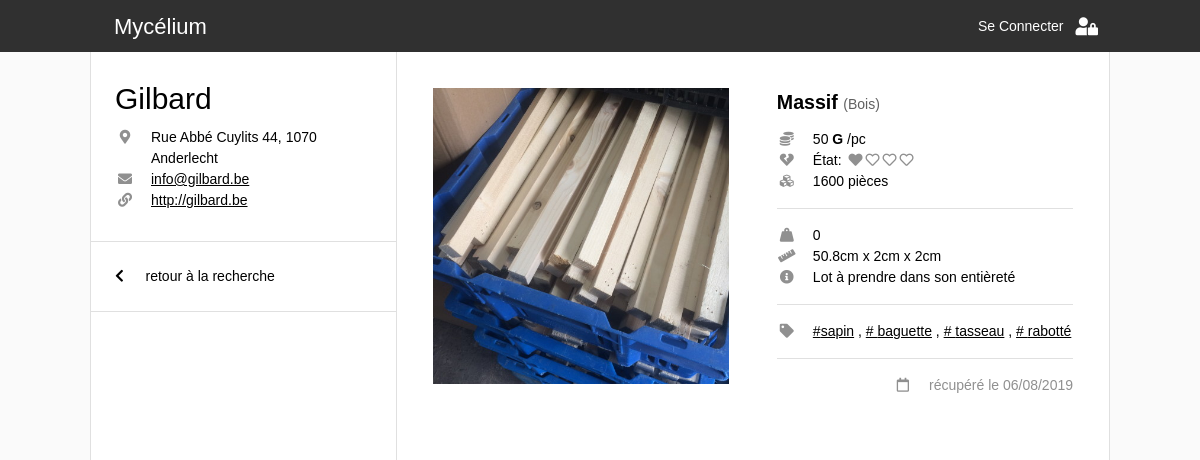
/item_page.php?r=gilbard&id=2, run on an earlier commit of the app's database.
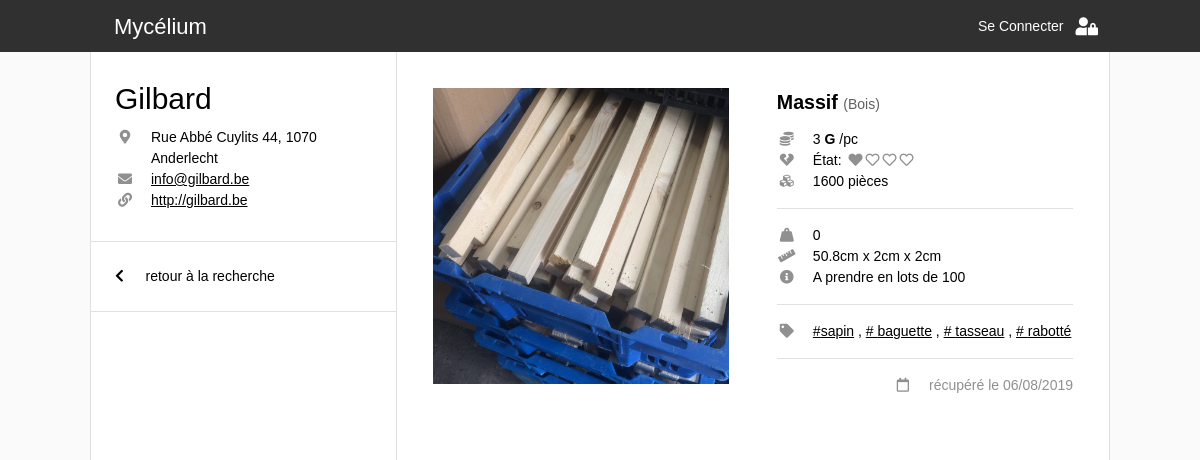
And on a later commit of the database.
### tables this page shows
CREATE TABLE `gilbard_catalogue` (
  `ID` int(11) NOT NULL,
  `ID_categorie` int(11) NOT NULL,
  `ID_souscategorie` int(11) NOT NULL,
  `pieces` int(11) NOT NULL,
  `dimensions` varchar(255) NOT NULL,
  `etat` int(11) NOT NULL,
  `tags` text NOT NULL,
  `remarques` text NOT NULL,
  `date_ajout` datetime NOT NULL DEFAULT CURRENT_TIMESTAMP,
  `poids` float NOT NULL,
  `prix` float NOT NULL,
  `localisation` varchar(255) NOT NULL
);

CREATE TABLE `_global_souscategories` (
  `ID` int(11) NOT NULL,
  `nom` varchar(255) NOT NULL,
  `ID_categorie` int(11) NOT NULL,
  `unite` varchar(255) NOT NULL,
  `prix` float NOT NULL
);

CREATE TABLE `_global_categories` (
  `ID` int(11) NOT NULL,
  `nom` varchar(255) NOT NULL,
  `score` int(11) NOT NULL
);

### connection_db.php (called while the page is built, shortened)
<?php
  function link_construct($params, $web_page = 1){
    $getURL = $web_page . '?' . http_build_query(array_merge($_GET, $params));
    return $getURL;
  }
?>

### item_page.php (the view, shortened to what the changed rows need)
<!DOCTYPE html>
<html lang="en">
<head>
  <link rel="stylesheet" href="css/w3.css">
  <link rel="stylesheet" href="https://use.fontawesome.com/releases/v5.7.0/css/all.css">
  <link rel="stylesheet" href="https://indestructibletype.com/fonts/Jost.css" type="text/css" charset="utf-8" />
  <link rel="stylesheet" href="css/main.css">
  <link rel="stylesheet" href="css/header.css">
  <link rel="stylesheet" href="css/menu.css">
  <link rel="stylesheet" href="css/item.css">
  <link rel="stylesheet" href="css/add_form.css">
</head>
<body>
  <?php
  include('connection_db.php')
  ?>
  <?php
    $req = $bdd->prepare(' SELECT pseudo FROM _global_recuperatheques ');
    $req->execute();
    $recuperatheques = array();
    while($item = $req->fetch()){
      array_push($recuperatheques,$item['pseudo']);
    }
    if (isset($_GET['r']) && in_array($_GET['r'], $recuperatheques)){
      $recuperatheque = htmlspecialchars($_GET['r']);
      $recuperatheque_catalogue = htmlspecialchars($_GET['r']) . '_catalogue';
    } else{
      $recuperatheque = null;
    }
  ?>
  <?php
    if (isset($_GET['id'])){
      $id = htmlspecialchars($_GET['id']);
    } else{
      $id = 0;
    }
  ?>
  <div class="quasi-fullwidth space-header two-side-flex">
      <div class="flex-third">
        <?php
          if($recuperatheque){
            $req = $bdd->prepare(' SELECT * FROM _global_recuperatheques WHERE pseudo = :recuperatheque ');
            $req->bindValue(':recuperatheque', $recuperatheque , PDO::PARAM_STR);
            $req->execute();
            $recup_info = $req->fetch();
            include("recuperatheque_info.php");
        ?>
      </div>
    <div class="flex-half">
      <div class="item-single-container">
        <?php
          $req = $bdd->prepare('  SELECT
                                  c.ID AS ID_item, c.ID_categorie, c.ID_souscategorie, c.pieces AS pieces, c.dimensions AS dimensions, c.etat AS etat, c.tags AS tags, c.prix AS prix, c.poids AS poids, c.remarques AS remarques, c.localisation AS localisation,
                                  c.date_ajout AS date_ajout, DATE_FORMAT(c.date_ajout, \'%d/%m/%Y\') AS date_ajout_fr,
                                  cat.ID, cat.nom AS categorie,
                                  sscat.ID AS sscatID, sscat.ID_categorie, sscat.unite AS unitesscat, sscat.prix AS prixsscat, sscat.nom AS sous_categorie
                                  FROM ' . $recuperatheque_catalogue . ' c
                                  INNER JOIN _global_categories cat ON c.ID_categorie=cat.ID
                                  INNER JOIN _global_souscategories sscat ON c.ID_souscategorie=sscat.ID
                                  WHERE c.id=:id');
          $req->bindValue(':id', $id, PDO::PARAM_INT);
          $req->execute();
        ?>
        <?php
          if ($req->rowCount() > 0) {
            $item = $req->fetch();
            include('item.php'); ?>
            <?php
          }
          else{
            echo '<h3 class="erreur"> Cet objet n\'existe pas </h3>';
            $item=0;
          }
        ?>
      </div>
      <?php
      }
      else {
        echo '<h3 class="erreur"> Pas de récupérathèque valide </h3>';
      }
      ?>
    </div>
  </div>
</body>
</html>

### item.php (shortened to what the changed rows need)
<?php
  $prix = $item['prix'];
  $piece = "1 pièce";
  if ($item['pieces']>1){
    $piece = $item['pieces'] . " pièces";
  }
  $tags = explode(", ",$item['tags']);
  if ($item['dimensions']==''){
    $dimensions='non-disponibles';
  }
  else{
    $dimensions=$item['dimensions'];
  }
  if ($item['remarques']==''){
    $remarques='pas de remarques';
  }
  else{
    $remarques=$item['remarques'];
  }
?>
<div class='item'>
  <div class="photo-container">
      <?php
        $image_url = 'photos/' . $recuperatheque . '/' . $item['ID_item'] . '.jpg';
      ?>
      <img class="item-photo" src=<?php echo $image_url; ?> />
  </div>
  <div class="text-container">
    <div class='categorie-container'>
      <?php
      if ($item['sous_categorie']!='Autre'){
        ?>
        <span class="souscat"> <?php echo $item['sous_categorie']; ?> </span>
        <span class="cat"> (<?php echo $item['categorie']; ?>) </span>
      <?php
      }
      else{
        ?>
        <span class="souscat"> <?php echo $item['categorie']; ?> </span>
      <?php
      }
      ?>
    </div>
    <div class="info-container separateur">
      <div class="info-line">
        <i class='fas fa-coins info-icon'></i>
        <div class="info-text"><?php echo $prix; ?> <b><?php echo $recup_info['monnaie'];; ?></b> /pc </div>
      </div>
      <div class="info-line">
        <i class='fas fa-heart-broken info-icon'></i>
        <div class="info-text"> État:
          <span class='etat-icon-container'>
          <?php
          for($n = 0; $n < 4; $n++){
            if($item['etat'] > $n){
              echo '<i class="fas fa-heart"></i>' ;
            } else{
              echo '<i class="far fa-heart"></i>' ;
            }
          }
          ?>
          </span>
        </div>
      </div>
      <div class="info-line">
        <i class='fas fa-cubes info-icon'></i>
        <div class="info-text"><?php echo $piece; ?></div>
      </div>
    </div>
    <div class="info-plus-container separateur">
      <?php
        if ($item['unitesscat']=='kg'){ ?>
          <div class="info-line">
            <i class='fas fa-weight-hanging info-icon'></i>
            <div class="info-text"> <?php echo $item['poids']; ?> </div>
          </div>
        <?php
        }
      ?>
      <div class="info-line">
        <i class='fas fa-ruler info-icon'></i>
        <div class="info-text"> <?php echo $dimensions; ?> </div>
      </div>
      <div class="info-line">
        <i class='fas fa-info-circle info-icon'></i>
        <div class="info-text"> <?php echo $remarques; ?> </div>
      </div>
    </div>
    <div class='tags-container separateur'>
      <div class="info-line">
        <i class='fas fa-tag info-icon'></i>
        <div class="info-text">
          <?php
            for($n = 0; $n < count($tags); $n++){?>
              <a class="tag" href= <?php echo link_construct(array('q'=>$tags[$n],'id'=>null, 'page'=>1), 'catalogue.php') ?> >#<?php echo $tags[$n];?></a>
              <?php
              if($n!=count($tags)-1){ echo ', '; }
            }
          ?>
        </div>
      </div>
    </div>
    <div class="date-container">
      <div class="info-line">
        <i class='far fa-calendar info-icon'></i>
        <div class="info-text">récupéré le <?php echo $item['date_ajout_fr']; ?></div>
      </div>
    </div>
  </div>
</div>

What changed in the data, as far as the page shows it:
changed gilbard_catalogue "1600 pièces": prix "50" → "3"; remarques "Lot à prendre dans son entièreté" → "A prendre en lots de 100"
